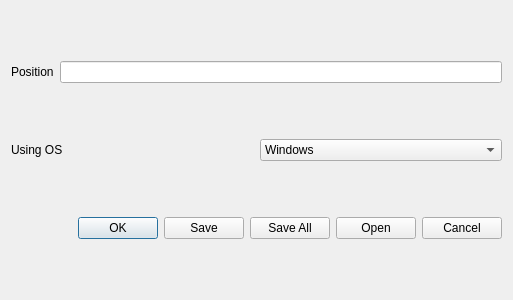
<?xml version="1.0" encoding="UTF-8"?>
<ui version="4.0">
 <class>infodialog</class>
 <widget class="QDialog" name="infodialog">
  <property name="geometry">
   <rect>
    <x>0</x>
    <y>0</y>
    <width>513</width>
    <height>300</height>
   </rect>
  </property>
  <property name="windowTitle">
   <string>Dialog</string>
  </property>
  <layout class="QVBoxLayout" name="verticalLayout">
   <item>
    <layout class="QHBoxLayout" name="horizontalLayout">
     <item>
      <widget class="QLabel" name="position_label">
       <property name="text">
        <string>Position</string>
       </property>
      </widget>
     </item>
     <item>
      <widget class="QLineEdit" name="occupation_lineedit"/>
     </item>
    </layout>
   </item>
   <item>
    <layout class="QHBoxLayout" name="horizontalLayout_2">
     <item>
      <widget class="QLabel" name="using_os_label">
       <property name="text">
        <string>Using OS</string>
       </property>
      </widget>
     </item>
     <item>
      <widget class="QComboBox" name="selectos_combobox">
       <item>
        <property name="text">
         <string>Windows</string>
        </property>
       </item>
       <item>
        <property name="text">
         <string>Linux</string>
        </property>
       </item>
       <item>
        <property name="text">
         <string>Mac</string>
        </property>
       </item>
      </widget>
     </item>
    </layout>
   </item>
   <item>
    <widget class="QDialogButtonBox" name="button_box">
     <property name="standardButtons">
      <set>QDialogButtonBox::StandardButton::Cancel|QDialogButtonBox::StandardButton::Ok|QDialogButtonBox::StandardButton::Open|QDialogButtonBox::StandardButton::Save|QDialogButtonBox::StandardButton::SaveAll</set>
     </property>
    </widget>
   </item>
  </layout>
 </widget>
 <resources/>
 <connections/>
</ui>
